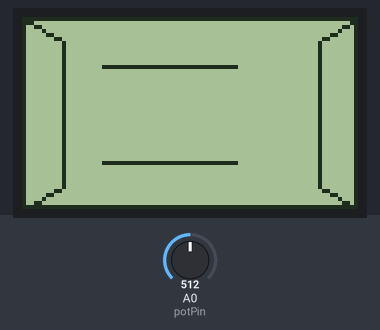
The sketch below on a simulated Arduino Uno, built with avr-gcc and run on an emulated ATmega328P. Shown: 84×48 one-colour display. The inputs (shaded band) are chosen by the test bench; at power-on: A0 (potPin) = 512.

Above: at 1.2 s.
1.3 s: A0 (potPin) set to 716
At 1.8 s:
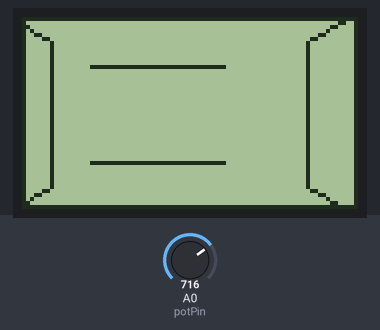
2.8 s: A0 (potPin) set to 900
At 3.8 s:
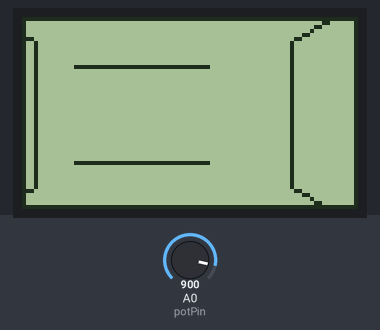
4.3 s: A0 (potPin) set to 1023
At 5.3 s:
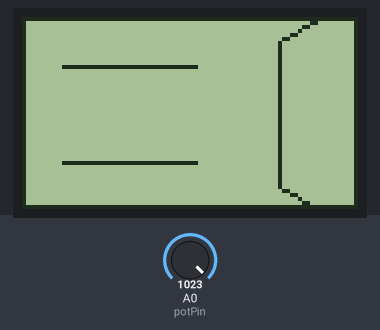
Timing chart, 0 to 7.3 s (numbered marks = the images above; inputs shaded):
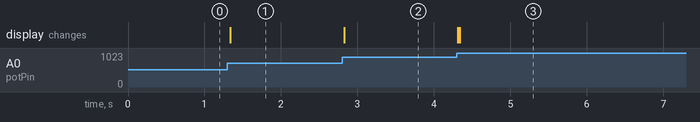

The sketch:

_3D_Maze_02.ino
```cpp
// Arduino 3D Maze v0.0 by Hari Wiguna, 2016

#include "U8glib.h"
#include "Point.h"
U8GLIB_PCD8544 u8g(13, 11, 9, 8, 10); // SPI Com: SCK = 13, MOSI = 11, CS = 9, A0/DataCommand = 8, Reset = 10

u8g_uint_t screenWidth, screenHeight;
u8g_uint_t screenHalfWidth, screenHalfHeight;

u8g_uint_t hInset;
u8g_uint_t vInset;
u8g_uint_t wallHeight;
int potPin = A0;
u8g_uint_t shift;
unsigned long timeToMove;
const int steps = 3;
float centerX[steps];
float centerY[steps];
float ratio;
u8g_uint_t x0, y0;

byte wallX[4][4] = {
  {0,0,0,0}, // X
  {0,0,0,0}, // |
  {1,0,0,0}, // |
  {1,0,0,0}  // V
};
byte wallY[4][4] = {
  {0,0,0,0}, // Y
  {0,0,0,0}, // |
  {0,0,1,0}, // |
  {0,0,0,0}  // V
};

void XToCorners(u8g_uint_t x, Point* points) {
  u8g_uint_t y = (u8g_uint_t)(1.0 * x * ratio);
  points[0].Set(x0 - x, y0 - y); // 0 = top left
  points[1].Set(x0 + x, y0 - y); // 1 = top right
  points[2].Set(x0 + x, y0 + y); // 2 = bottom right
  points[3].Set(x0 - x, y0 + y); // 3 = bottom left
}

void DrawWalls(Point* corners0, Point* corners1, byte x, byte y)
{
  bool hasLeftSideWall = wallX[x][y];
  bool hasLeftFrontWall = wallY[x-1][y]; //maze[x - 1][y][frontIndex];
  bool hasFrontWall = wallY[x][y];
  bool hasRightFrontWall = wallY[x+1][y];
  bool hasRightSideWall = wallX[x+1][y];

  //-- Left Side Wall --
  if (hasLeftSideWall) {
      u8g.drawLine(corners0[0].X - shift, corners0[0].Y, corners1[0].X - shift, corners1[0].Y);
      u8g.drawVLine(corners1[0].X - shift, corners1[0].Y, corners1[3].Y - corners1[0].Y);
      u8g.drawLine(corners1[0].X - shift, corners1[3].Y, corners0[0].X - shift, corners0[3].Y);
  }

  //-- Back wall --
  if (hasFrontWall) {
    u8g.drawHLine(corners0[0].X - shift, corners0[0].Y, corners1[1].X-corners0[0].X);
    u8g.drawHLine(corners0[0].X - shift, corners0[3].Y, corners1[1].X-corners0[0].X);
  }

  //-- Right Side Wall --
  if (hasRightSideWall) {
      u8g.drawLine(corners0[1].X - shift, corners0[1].Y, corners1[1].X - shift, corners1[1].Y);
      u8g.drawVLine(corners1[1].X - shift, corners1[1].Y, corners1[3].Y - corners1[1].Y);
      u8g.drawLine(corners1[1].X - shift, corners1[3].Y, corners0[2].X - shift, corners0[2].Y);
  }


//  //-- Right Flat --
//  if (onRight == 2) {
//    u8g.drawHLine(screenWidth - hInset - shift, vInset, hInset + shift);
//    u8g.drawVLine(screenWidth - hInset - shift, vInset, wallHeight);
//    u8g.drawHLine(screenWidth - hInset - shift, screenHeight - vInset, hInset + shift);
//  }

}

void DrawMaze()
{
  if (millis() > timeToMove) {
    shift = map(analogRead(potPin), 0, 1023, -10, 10);
    timeToMove = millis() + 50;
  }

  u8g.drawFrame(0, 0, screenWidth, screenHeight);

  Point corners0[4];  XToCorners(screenHalfWidth - hInset*0, corners0);
  Point corners1[4];  XToCorners(screenHalfWidth - hInset*1, corners1);
  Point corners2[4];  XToCorners(screenHalfWidth - hInset*2, corners2);
  Point corners3[4];  XToCorners(screenHalfWidth - hInset*3, corners3);

  DrawWalls(corners0, corners1, 2,0 );
  DrawWalls(corners1, corners2, 2,1 );
  DrawWalls(corners2, corners3, 2,2 );

//  wallHeight = screenHeight - vInset - vInset;
//  //-- Second Right Wall --
//  u8g_uint_t hInset2 = hInset + 10;
//  u8g_uint_t vInset2 = vInset + 8;
//  u8g_uint_t wallHeight2 = screenHeight - vInset2 - vInset2;
//  u8g.drawLine(screenWidth - hInset2 - shift, vInset2, screenWidth - hInset - shift, vInset);
//  u8g.drawVLine(screenWidth - hInset2 - shift, vInset2, wallHeight2);
//  u8g.drawLine(screenWidth - hInset2 - shift, screenHeight - vInset2, screenWidth - hInset - shift, screenHeight - vInset);
//
//  //-- Back wall --
//  u8g.drawHLine(hInset - shift, vInset2, screenWidth - hInset - hInset2);
//  u8g.drawHLine(hInset - shift, screenHeight - vInset2, screenWidth - hInset - hInset2);
}

void setup(void) {
  Serial.begin(9600);
  u8g.setRot180();  // flip screen
  screenWidth = u8g.getWidth();
  screenHeight = u8g.getHeight();
  x0 = screenHalfWidth = screenWidth / 2;
  y0 = screenHalfHeight = screenHeight / 2;
  vInset = screenHeight / 4;
  hInset = screenWidth / 8;

  ratio = 1.0 * screenHalfHeight / screenHalfWidth;
}

void loop(void) {
  u8g.firstPage();
  do {
    DrawMaze();
  } while ( u8g.nextPage() );
}
```

Point.cpp
```cpp
#include "U8glib.h"
#include "Point.h"

void Point::Set(u8g_uint_t x, u8g_uint_t y)
{
  X = x;
  Y = y;
}
```

Point.h
```cpp
#ifndef Point_h
#define Point_h

#include "U8glib.h"

class Point
{
  public:
    void Set(u8g_uint_t x, u8g_uint_t y);
    u8g_uint_t X;
    u8g_uint_t Y;
};

#endif
```

Measured:
- after the input at 1.3 s, the display: changes at once (image 1)
- after the input at 2.8 s, the display: changes at once (image 2)
- after the input at 4.3 s, the display: first changes at once (image 3 shows a later state)
